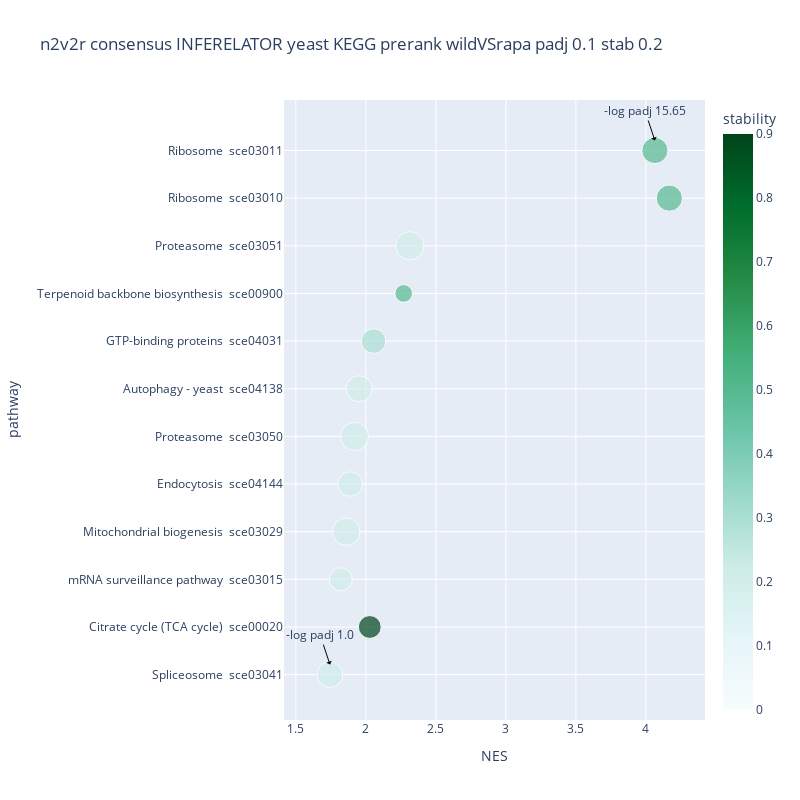
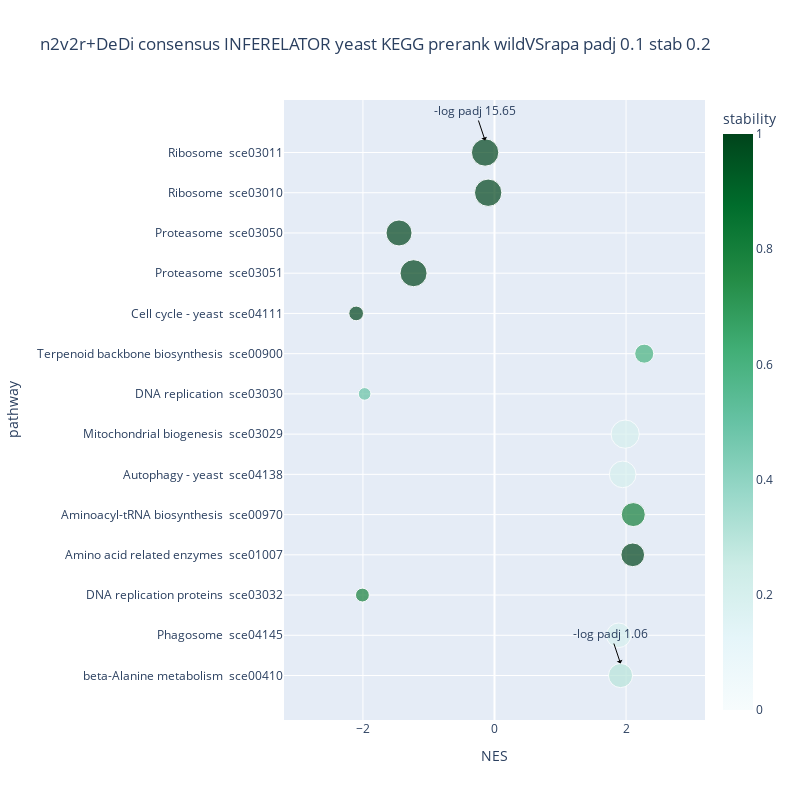
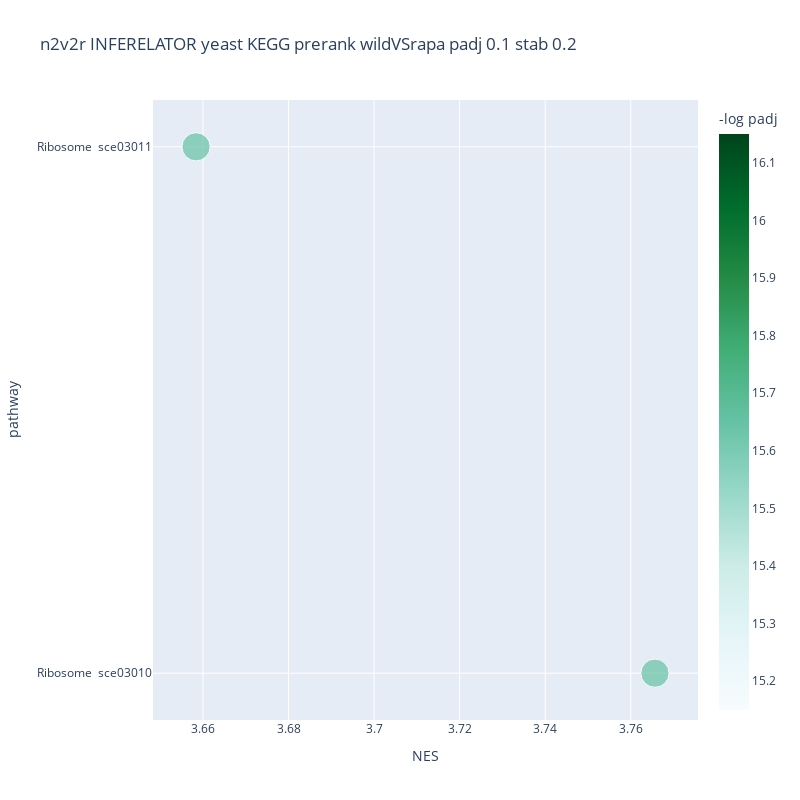
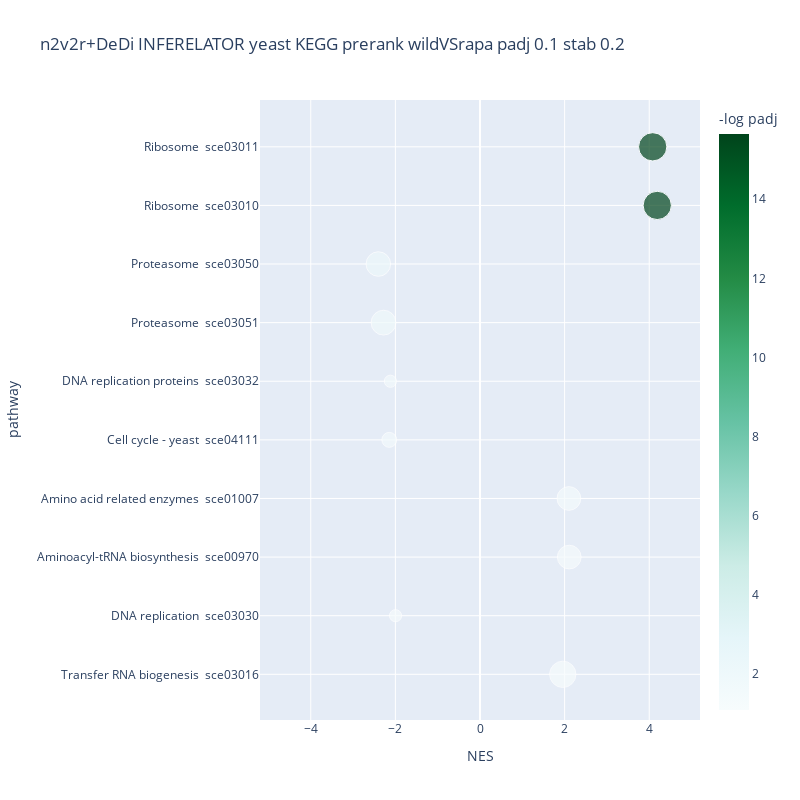

The notebook cell saved with these charts, in order:
### Code cell
from node2vec2rank.post_utils import plot_gseapy_prerank 

stability_cutoff = 0.2
padj_cutoff = 0.1

save_directory = '../results/results_gsea/' + gsea_parent_folder_name
# save_directory = None


title = network_inf_method+ " " +  tissue +  " KEGG prerank " + target + " padj " + str(padj_cutoff) + " stab " + str(stability_cutoff)


plot_gseapy_prerank(n2v2r_consensus_pre_KEGG_pd, has_stability=True, padj_cutoff=padj_cutoff, stability_cutoff=stability_cutoff, title="n2v2r consensus " +title, output_dir=save_directory)
plot_gseapy_prerank(n2v2r_consensus_DeDi_pre_KEGG_pd,has_stability=True, one_sided= False,padj_cutoff=padj_cutoff, stability_cutoff=stability_cutoff, title="n2v2r+DeDi consensus " + title, output_dir=save_directory)
plot_gseapy_prerank(n2v2r_pre_KEGG_pd, has_stability=False,padj_cutoff=padj_cutoff, stability_cutoff=stability_cutoff, title="n2v2r " + title, output_dir=save_directory)
plot_gseapy_prerank(n2v2r_DeDi_pre_KEGG_pd,has_stability=False, one_sided= False,padj_cutoff=padj_cutoff, stability_cutoff=stability_cutoff, title="n2v2r+DeDi " + title, output_dir=save_directory)

plot_gseapy_prerank(n2v2r_borda_pre_KEGG_pd, has_stability=False,padj_cutoff=padj_cutoff, stability_cutoff=stability_cutoff, title="n2v2r borda " + title, output_dir=save_directory)
plot_gseapy_prerank(n2v2r_borda_DeDi_pre_KEGG_pd,has_stability=False, one_sided= False,padj_cutoff=padj_cutoff, stability_cutoff=stability_cutoff, title="n2v2r_borda+DeDi " + title, output_dir=save_directory)

plot_gseapy_prerank(absDeDi_pre_KEGG_pd,has_stability=False,padj_cutoff=padj_cutoff, stability_cutoff=stability_cutoff, title="absDeDi " + title, output_dir=save_directory)
plot_gseapy_prerank(DeDi_pre_KEGG_pd,has_stability=False, one_sided= False,padj_cutoff=padj_cutoff, stability_cutoff=stability_cutoff, title="DeDi " + title, output_dir=save_directory)

title = network_inf_method+ " " +  tissue +  " GOBP prerank " + target + " padj " + str(padj_cutoff) + " stab " + str(stability_cutoff)

plot_gseapy_prerank(n2v2r_consensus_pre_GOBP_pd, has_stability=True, padj_cutoff=padj_cutoff, stability_cutoff=stability_cutoff, title="n2v2r consensus " +title, output_dir=save_directory)
plot_gseapy_prerank(n2v2r_consensus_DeDi_pre_GOBP_pd,has_stability=True,one_sided= False,padj_cutoff=padj_cutoff, stability_cutoff=stability_cutoff, title="n2v2r+DeDi consensus " + title, output_dir=save_directory)
plot_gseapy_prerank(n2v2r_pre_GOBP_pd, has_stability=False,padj_cutoff=padj_cutoff, stability_cutoff=stability_cutoff, title="n2v2r " + title, output_dir=save_directory)
plot_gseapy_prerank(n2v2r_DeDi_pre_GOBP_pd,has_stability=False, one_sided= False,padj_cutoff=padj_cutoff, stability_cutoff=stability_cutoff, title="n2v2r+DeDi " + title, output_dir=save_directory)

plot_gseapy_prerank(n2v2r_borda_pre_GOBP_pd, has_stability=False,padj_cutoff=padj_cutoff, stability_cutoff=stability_cutoff, title="n2v2r borda " + title, output_dir=save_directory)
plot_gseapy_prerank(n2v2r_borda_DeDi_pre_GOBP_pd,has_stability=False, one_sided= False,padj_cutoff=padj_cutoff, stability_cutoff=stability_cutoff, title="n2v2r_borda+DeDi " + title, output_dir=save_directory)

plot_gseapy_prerank(absDeDi_pre_GOBP_pd,has_stability=False,padj_cutoff=padj_cutoff, stability_cutoff=stability_cutoff, title="absDeDi " + title, output_dir=save_directory)
plot_gseapy_prerank(DeDi_pre_GOBP_pd,has_stability=False,padj_cutoff=padj_cutoff, one_sided= False, stability_cutoff=stability_cutoff, title="DeDi " + title, output_dir=save_directory)

### Figure 1 — Plotly figure (JSON) as saved in the notebook; plotly's stock layout.template omitted (floating-point values rounded to 4 significant figures)
{"data": [{"hovertemplate": "NES=%{x}<br>pathway=%{y}<br>overlap=%{marker.size}<br>stability=%{marker.color}<extra></extra>", "legendgroup": "", "marker": {"color": [0.2, 0.9, 0.2, 0.2, 0.2, 0.2, 0.2, 0.3, 0.5, 0.2, 0.5, 0.5], "coloraxis": "coloraxis", "size": [53.8, 42.49, 43.88, 60.88, 48.3, 64.06, 55.08, 49.16, 25.39, 65.03, 55.73, 55.73], "sizemode": "area", "sizeref": 0.1626, "symbol": "circle"}, "mode": "markers", "name": "", "orientation": "h", "showlegend": false, "type": "scatter", "x": [1.744, 2.028, 1.821, 1.861, 1.887, 1.92, 1.952, 2.055, 2.27, 2.314, 4.167, 4.064], "xaxis": "x", "y": ["Spliceosome  sce03041", "Citrate cycle (TCA cycle)  sce00020", "mRNA surveillance pathway  sce03015", "Mitochondrial biogenesis  sce03029", "Endocytosis  sce04144", "Proteasome  sce03050", "Autophagy - yeast  sce04138", "GTP-binding proteins  sce04031", "Terpenoid backbone biosynthesis  sce00900", "Proteasome  sce03051", "Ribosome  sce03010", "Ribosome  sce03011"], "yaxis": "y"}], "layout": {"annotations": [{"arrowcolor": "black", "arrowhead": 1, "arrowwidth": 1, "showarrow": true, "text": "-log padj 15.65", "x": 4.064, "y": "Ribosome  sce03011", "yshift": 10}, {"arrowcolor": "black", "arrowhead": 1, "arrowwidth": 1, "showarrow": true, "text": "-log padj 1.0", "x": 1.744, "y": "Spliceosome  sce03041", "yshift": 10}], "autosize": true, "coloraxis": {"cmax": 0.9, "cmin": 0, "colorbar": {"title": {"text": "stability"}}, "colorscale": [[0, "rgb(247,252,253)"], [0.125, "rgb(229,245,249)"], [0.25, "rgb(204,236,230)"], [0.375, "rgb(153,216,201)"], [0.5, "rgb(102,194,164)"], [0.625, "rgb(65,174,118)"], [0.75, "rgb(35,139,69)"], [0.875, "rgb(0,109,44)"], [1, "rgb(0,68,27)"]]}, "height": 800, "legend": {"itemsizing": "constant", "tracegroupgap": 0}, "title": {"text": "n2v2r consensus INFERELATOR yeast KEGG prerank wildVSrapa padj 0.1 stab 0.2"}, "width": 800, "xaxis": {"anchor": "y", "domain": [0, 1], "title": {"text": "NES"}}, "yaxis": {"anchor": "x", "domain": [0, 1], "title": {"text": "pathway"}}}}

### Figure 2 — Plotly figure (JSON) as saved in the notebook; plotly's stock layout.template omitted (floating-point values rounded to 4 significant figures)
{"data": [{"hovertemplate": "NES=%{x}<br>pathway=%{y}<br>overlap=%{marker.size}<br>stability=%{marker.color}<extra></extra>", "legendgroup": "", "marker": {"color": [0.3, 0.2, 0.8, 1, 0.8, 0.2, 0.2, 0.5, 0.6, 1, 1, 1, 1, 1], "coloraxis": "coloraxis", "size": [41.19, 42.78, 13.6, 39.75, 40.83, 50.42, 56.67, 11.28, 25.75, 15.31, 51.83, 48.04, 52.99, 53.12], "sizemode": "area", "sizeref": 0.1417, "symbol": "circle"}, "mode": "markers", "name": "", "orientation": "h", "showlegend": false, "type": "scatter", "x": [1.916, 1.887, -2.008, 2.102, 2.11, 1.949, 1.987, -1.974, 2.276, -2.103, -1.231, -1.451, -0.09618, -0.1428], "xaxis": "x", "y": ["beta-Alanine metabolism  sce00410", "Phagosome  sce04145", "DNA replication proteins  sce03032", "Amino acid related enzymes  sce01007", "Aminoacyl-tRNA biosynthesis  sce00970", "Autophagy - yeast  sce04138", "Mitochondrial biogenesis  sce03029", "DNA replication  sce03030", "Terpenoid backbone biosynthesis  sce00900", "Cell cycle - yeast  sce04111", "Proteasome  sce03051", "Proteasome  sce03050", "Ribosome  sce03010", "Ribosome  sce03011"], "yaxis": "y"}], "layout": {"annotations": [{"arrowcolor": "black", "arrowhead": 1, "arrowwidth": 1, "showarrow": true, "text": "-log padj 15.65", "x": -0.1428, "y": "Ribosome  sce03011", "yshift": 12}, {"arrowcolor": "black", "arrowhead": 1, "arrowwidth": 1, "showarrow": true, "text": "-log padj 1.06", "x": 1.916, "y": "beta-Alanine metabolism  sce00410", "yshift": 12}], "autosize": true, "coloraxis": {"cmax": 1, "cmin": 0, "colorbar": {"title": {"text": "stability"}}, "colorscale": [[0, "rgb(247,252,253)"], [0.125, "rgb(229,245,249)"], [0.25, "rgb(204,236,230)"], [0.375, "rgb(153,216,201)"], [0.5, "rgb(102,194,164)"], [0.625, "rgb(65,174,118)"], [0.75, "rgb(35,139,69)"], [0.875, "rgb(0,109,44)"], [1, "rgb(0,68,27)"]]}, "height": 800, "legend": {"itemsizing": "constant", "tracegroupgap": 0}, "title": {"text": "n2v2r+DeDi consensus INFERELATOR yeast KEGG prerank wildVSrapa padj 0.1 stab 0.2"}, "width": 800, "xaxis": {"anchor": "y", "domain": [0, 1], "range": [-3.2, 3.2], "title": {"text": "NES"}}, "yaxis": {"anchor": "x", "domain": [0, 1], "title": {"text": "pathway"}}}}

### Figure 3 — Plotly figure (JSON) as saved in the notebook; plotly's stock layout.template omitted (floating-point values rounded to 4 significant figures)
{"data": [{"hovertemplate": "NES=%{x}<br>pathway=%{y}<br>overlap=%{marker.size}<br>-log padj=%{marker.color}<extra></extra>", "legendgroup": "", "marker": {"color": [15.65, 15.65], "coloraxis": "coloraxis", "size": [65.79, 65.79], "sizemode": "area", "sizeref": 0.1645, "symbol": "circle"}, "mode": "markers", "name": "", "orientation": "h", "showlegend": false, "type": "scatter", "x": [3.766, 3.658], "xaxis": "x", "y": ["Ribosome  sce03010", "Ribosome  sce03011"], "yaxis": "y"}], "layout": {"autosize": true, "coloraxis": {"colorbar": {"title": {"text": "-log padj"}}, "colorscale": [[0, "rgb(247,252,253)"], [0.125, "rgb(229,245,249)"], [0.25, "rgb(204,236,230)"], [0.375, "rgb(153,216,201)"], [0.5, "rgb(102,194,164)"], [0.625, "rgb(65,174,118)"], [0.75, "rgb(35,139,69)"], [0.875, "rgb(0,109,44)"], [1, "rgb(0,68,27)"]]}, "height": 800, "legend": {"itemsizing": "constant", "tracegroupgap": 0}, "title": {"text": "n2v2r INFERELATOR yeast KEGG prerank wildVSrapa padj 0.1 stab 0.2"}, "width": 800, "xaxis": {"anchor": "y", "domain": [0, 1], "title": {"text": "NES"}}, "yaxis": {"anchor": "x", "domain": [0, 1], "title": {"text": "pathway"}}}}

### Figure 4 — Plotly figure (JSON) as saved in the notebook; plotly's stock layout.template omitted (floating-point values rounded to 4 significant figures)
{"data": [{"hovertemplate": "NES=%{x}<br>pathway=%{y}<br>overlap=%{marker.size}<br>-log padj=%{marker.color}<extra></extra>", "legendgroup": "", "marker": {"color": [1.08, 1.33, 1.33, 1.42, 1.59, 1.62, 1.87, 2.09, 15.65, 15.65], "coloraxis": "coloraxis", "size": [52.45, 11.2, 42.57, 42.57, 16.79, 11.2, 46.51, 45.61, 60.75, 60.75], "sizemode": "area", "sizeref": 0.1519, "symbol": "circle"}, "mode": "markers", "name": "", "orientation": "h", "showlegend": false, "type": "scatter", "x": [1.957, -1.996, 2.11, 2.101, -2.144, -2.118, -2.28, -2.403, 4.189, 4.082], "xaxis": "x", "y": ["Transfer RNA biogenesis  sce03016", "DNA replication  sce03030", "Aminoacyl-tRNA biosynthesis  sce00970", "Amino acid related enzymes  sce01007", "Cell cycle - yeast  sce04111", "DNA replication proteins  sce03032", "Proteasome  sce03051", "Proteasome  sce03050", "Ribosome  sce03010", "Ribosome  sce03011"], "yaxis": "y"}], "layout": {"autosize": true, "coloraxis": {"colorbar": {"title": {"text": "-log padj"}}, "colorscale": [[0, "rgb(247,252,253)"], [0.125, "rgb(229,245,249)"], [0.25, "rgb(204,236,230)"], [0.375, "rgb(153,216,201)"], [0.5, "rgb(102,194,164)"], [0.625, "rgb(65,174,118)"], [0.75, "rgb(35,139,69)"], [0.875, "rgb(0,109,44)"], [1, "rgb(0,68,27)"]]}, "height": 800, "legend": {"itemsizing": "constant", "tracegroupgap": 0}, "title": {"text": "n2v2r+DeDi INFERELATOR yeast KEGG prerank wildVSrapa padj 0.1 stab 0.2"}, "width": 800, "xaxis": {"anchor": "y", "domain": [0, 1], "range": [-5.2, 5.2], "title": {"text": "NES"}}, "yaxis": {"anchor": "x", "domain": [0, 1], "title": {"text": "pathway"}}}}
